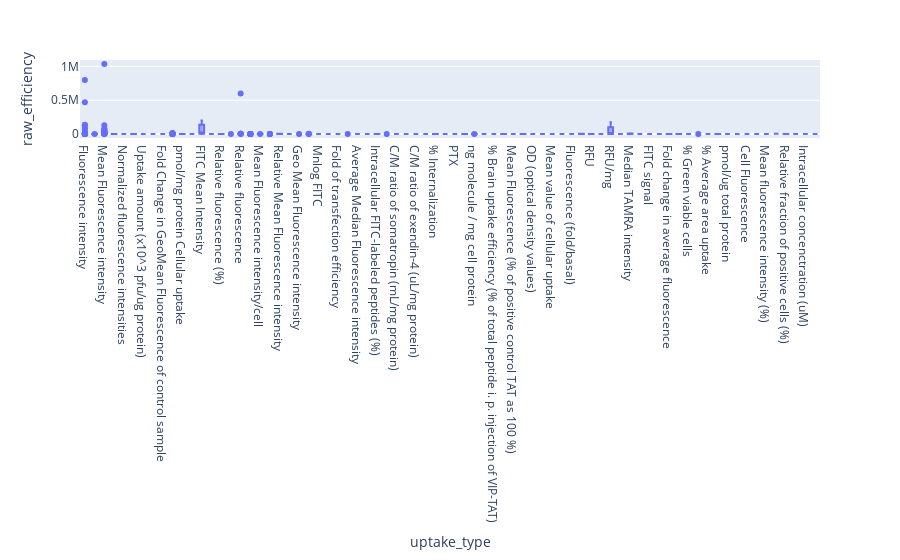

The notebook cell saved with this chart:
### Code cell
fig = px.box(df, x="uptake_type", y="raw_efficiency"
)

fig.show()

### Figure 1 — Plotly figure (JSON) as saved in the notebook; plotly's stock layout.template omitted (floating-point values rounded to 4 significant figures; data arrays with more than 128 entries replaced by an {"elided": "..."} marker saying what was removed)
{"data": [{"alignmentgroup": "True", "hovertemplate": "uptake_type=%{x}<br>raw_efficiency=%{y}<extra></extra>", "legendgroup": "", "marker": {"color": "#636efa"}, "name": "", "notched": false, "offsetgroup": "", "orientation": "v", "showlegend": false, "type": "box", "x": {"elided": "877 str values"}, "x0": " ", "xaxis": "x", "y": {"elided": "877 float values"}, "y0": " ", "yaxis": "y"}], "layout": {"boxmode": "group", "legend": {"tracegroupgap": 0}, "margin": {"t": 60}, "xaxis": {"anchor": "y", "domain": [0, 1], "title": {"text": "uptake_type"}}, "yaxis": {"anchor": "x", "domain": [0, 1], "title": {"text": "raw_efficiency"}}}}
